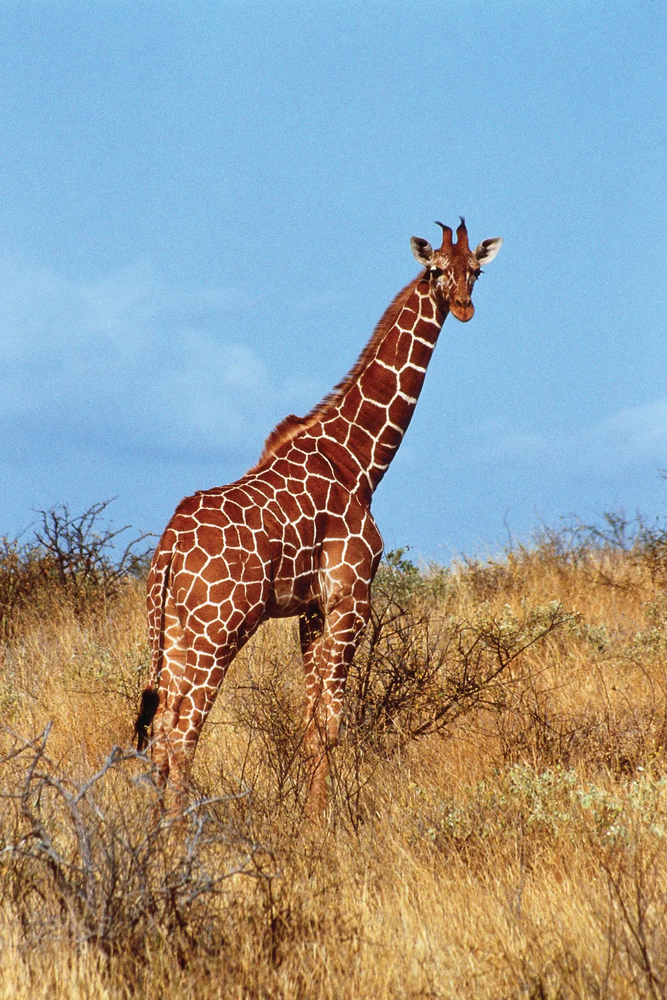
#> input picture images/giraffe-Kenya.png, 667 x 1000 px, shrunk from 1067 x 1600 before the run, found by its file name
$ jupyter execute --allow-errors hist_equalization.ipynb
#> lines starting #> are read from the running program, lines starting #| are printed output that depends on the picture
[cell 1]
import cv2
import numpy as np
import matplotlib.pyplot as plt

[cell 2]
image = cv2.imread("../images/giraffe-Kenya.png")
#> image is the input picture: shape (1000, 667, 3); mean B, G, R 152, 154.5, 150.9

if image is None:
    print("Issue with image loading.")
else:
    print("Image loaded successfully.")

[cell 3]
image_rgb = cv2.cvtColor(image, cv2.COLOR_BGR2RGB)
image_greyscale = cv2.cvtColor(image, cv2.COLOR_BGR2GRAY)
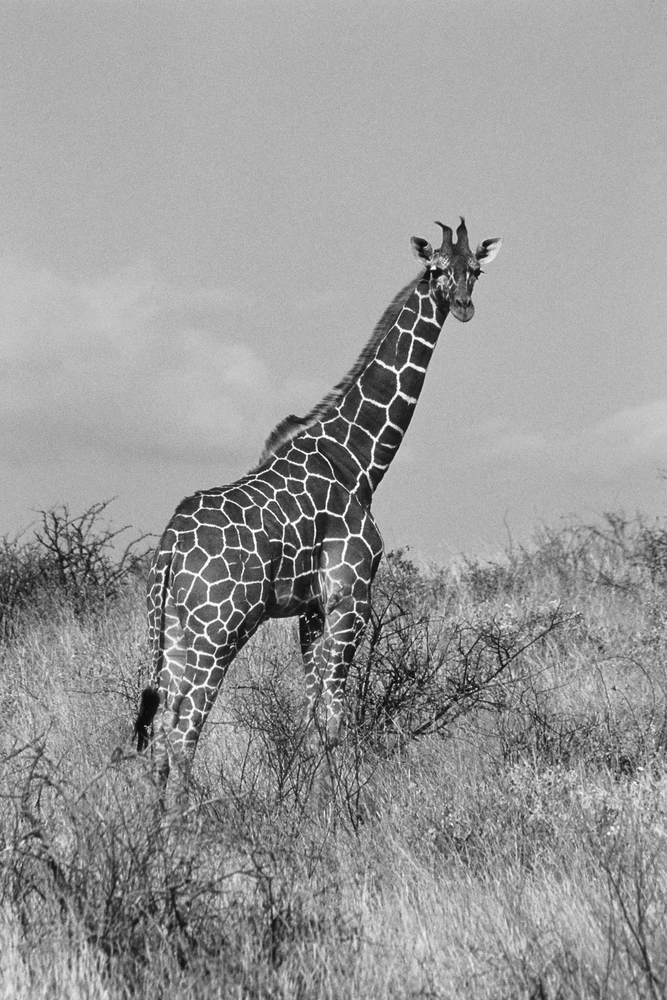
#> image_greyscale: shape (1000, 667); min 8, max 255, mean 153.2

[cell 4]
# Compute histogram of the original grayscale image
# .flatten() turns the 2D image into a 1D array of pixel intensities (0-255)
# np.histogram counts how many times each intensity occurs
hist, bins = np.histogram(image_greyscale.flatten(), 256, [0,256])
#> hist = 256 values, max 25982 at index 178, min 0 at index 0, mean 2605.5; bins = 257 values from 0 to 256

# Perform histogram equalization

equialised_image = cv2.equalizeHist(image_greyscale)
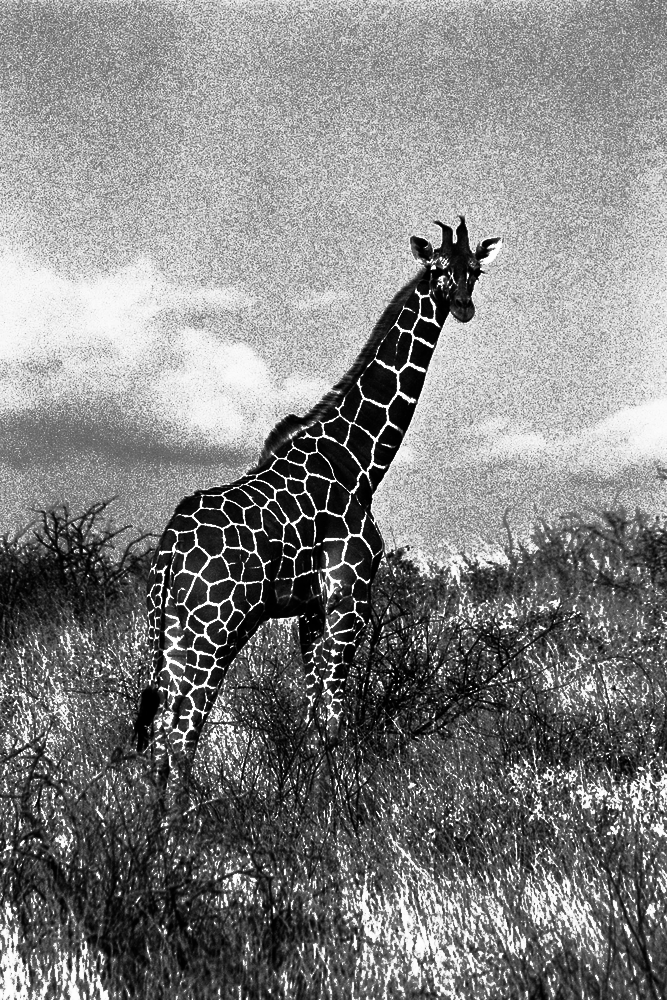
#> equialised_image: shape (1000, 667); min 0, max 255, mean 129.6

equalised_hist, bins = np.histogram(equialised_image.flatten(), 256, [0,256])
#> equalised_hist = 256 values, max 25982 at index 178, min 0 at index 60, mean 2605.5

# plot the results
plt.figure(figsize=(12,6))

plt.subplot(2,2,1)
plt.imshow(image_greyscale, cmap='grey')
plt.title('Original image')

plt.subplot(2,2,2)
plt.plot(hist, color='blue')
plt.title('Original image histogram')

plt.subplot(2,2,3)
plt.imshow(equialised_image, cmap='grey')
plt.title('Original image')

plt.subplot(2,2,4)
plt.plot(equalised_hist, color='green')
plt.title('Equalised image histogram')

plt.tight_layout()
plt.show()
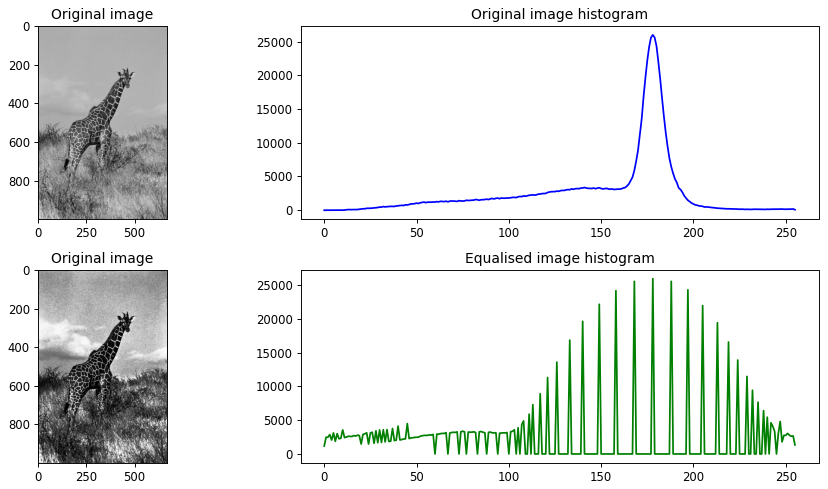
#> figure drawn by matplotlib, 4 panels; panel 2: curve peaks at x = 178, y = 25982; panel 4: curve peaks at x = 178, y = 25982

[cell 5]
# LAB
# Y U V

# for color image
# we cannot equalize color image directly, it might distort colors
# so we will equalize only the luminance channel that is why we need to convert to YUV
# Here Y -> luminance
# U -> blue component
# V -> Red component
# Green component is calculated using formula

[cell 6]
image_yuv = cv2.cvtColor(image, cv2.COLOR_BGR2YUV)
#> image_yuv: shape (1000, 667, 3); mean of channels 0, 1, 2 153.2, 127.5, 126

image_yuv[:,:,0] = cv2.equalizeHist(image_yuv[:, :, 0]) # [:, :, 0] -> [all rows, all cols, only y channel -> 0]
#> image_yuv: shape (1000, 667, 3); mean of channels 0, 1, 2 129.6, 127.5, 126

equalised_color_image = cv2.cvtColor(image_yuv, cv2.COLOR_YUV2BGR)
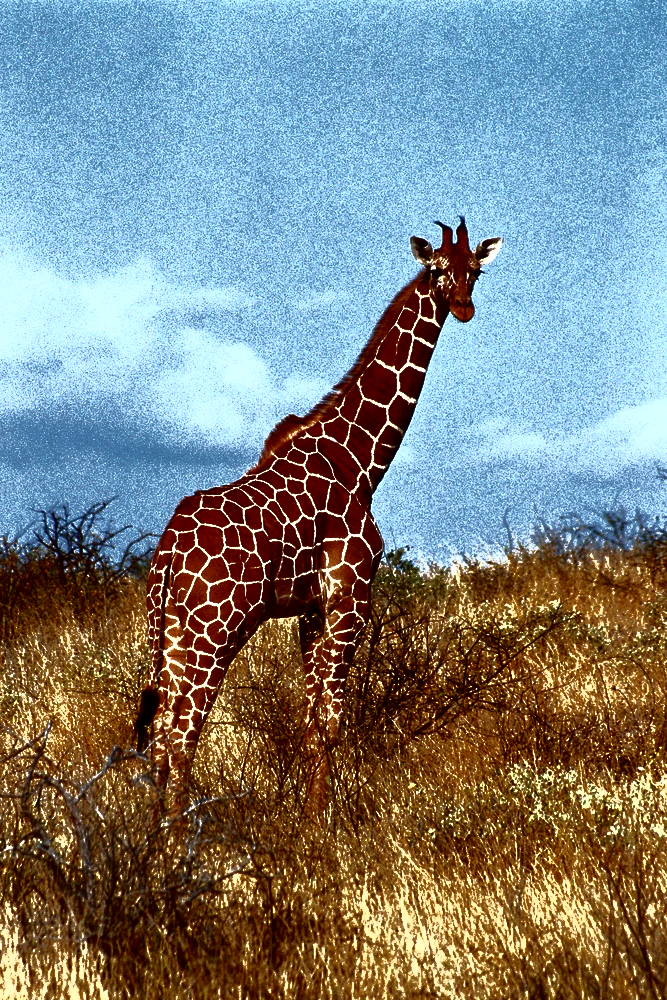
#> equalised_color_image: shape (1000, 667, 3); mean B, G, R 129.3, 131.4, 126.4

equalised_color_image_RGB = cv2.cvtColor(equalised_color_image, cv2.COLOR_BGR2RGB)

# plot the results
plt.figure(figsize=(12,8))

plt.subplot(1,2,1)
plt.imshow(image_rgb)
plt.title('Original image')

plt.subplot(1,2,2)
plt.imshow(equalised_color_image_RGB)
plt.title('Equalised rgb image')

plt.tight_layout()
plt.show()


'''
import cv2
import matplotlib.pyplot as plt

# Step 1: Load the color image (assumed to be in BGR format)
image = cv2.imread('image.jpg')  # Replace with your image path

# Step 2: Convert the image from BGR to YUV color space
# Y = brightness (luminance), U and V = color information (chrominance)
image_yuv = cv2.cvtColor(image, cv2.COLOR_BGR2YUV)

# Step 3: Apply histogram equalization to the Y channel only (brightness)
# This enhances contrast without changing color information
image_yuv[:, :, 0] = cv2.equalizeHist(image_yuv[:, :, 0])

# Step 4: Convert the equalized image back from YUV to BGR
# So that OpenCV can display or save it in its native format
equalised_color_image = cv2.cvtColor(image_yuv, cv2.COLOR_YUV2BGR)

# Step 5: (Optional) Convert BGR to RGB for correct display in matplotlib
equalised_color_image_RGB = cv2.cvtColor(equalised_color_image, cv2.COLOR_BGR2RGB)

# Step 6: Display original and equalized images side by side using matplotlib
plt.figure(figsize=(10, 5))

# Original Image (converted to RGB for matplotlib display)
plt.subplot(1, 2, 1)
plt.imshow(cv2.cvtColor(image, cv2.COLOR_BGR2RGB))
plt.title("Original Image")
plt.axis('off')

# Equalized Image
plt.subplot(1, 2, 2)
plt.imshow(equalised_color_image_RGB)
plt.title("Equalized Image (Y channel only)")
plt.axis('off')

plt.tight_layout()
plt.show()

'''

$ run again, with images/butterfly.jpg saved as images/giraffe-Kenya.png
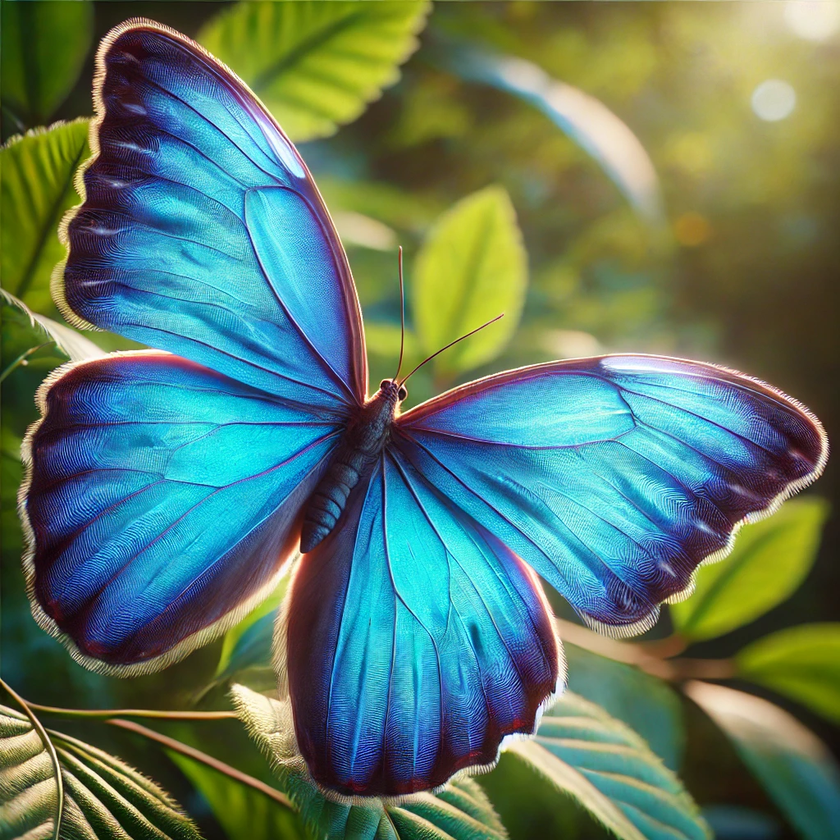
#> input picture images/butterfly.jpg, 840 x 840 px, shrunk from 1024 x 1024 before the run, found by its file name
#> image is the input picture: shape (840, 840, 3); mean B, G, R 102.9, 121.6, 93.2
#> hist = 256 values, max 4978 at index 34, min 0 at index 0, mean 2756.2; bins = 257 values from 0 to 256
#> `equialised_image = cv2.equalizeHist(image_greyscale)`:
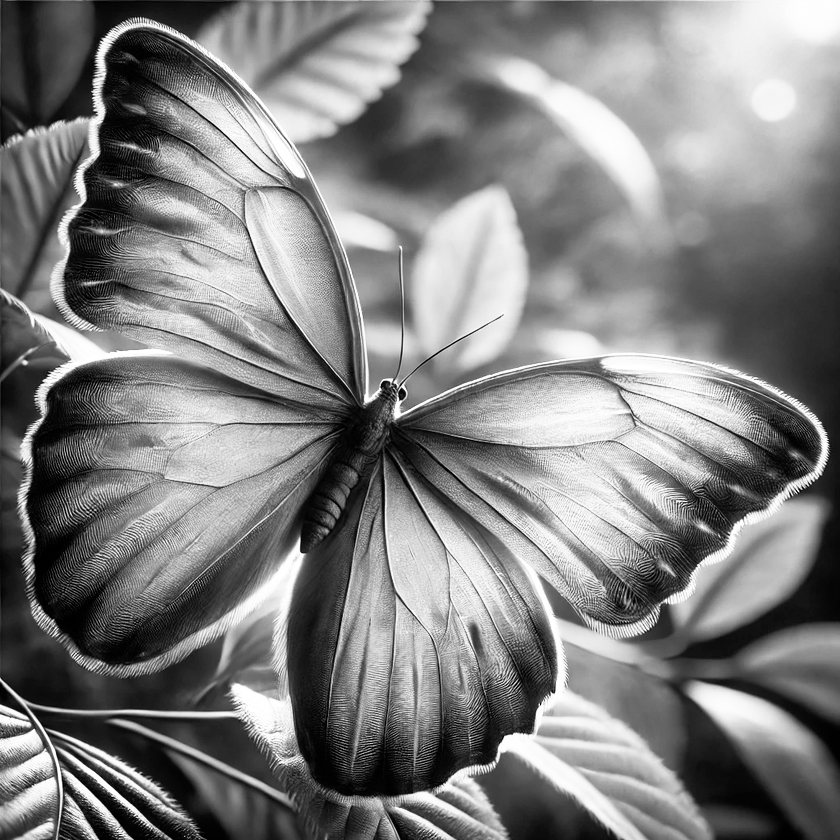
#> equialised_image: shape (840, 840); min 0, max 255, mean 128.1
#> equalised_hist = 256 values, max 4978 at index 18, min 0 at index 11, mean 2756.2
#> `equalised_color_image = cv2.cvtColor(image_yuv, cv2.COLOR_YUV2BGR)`:
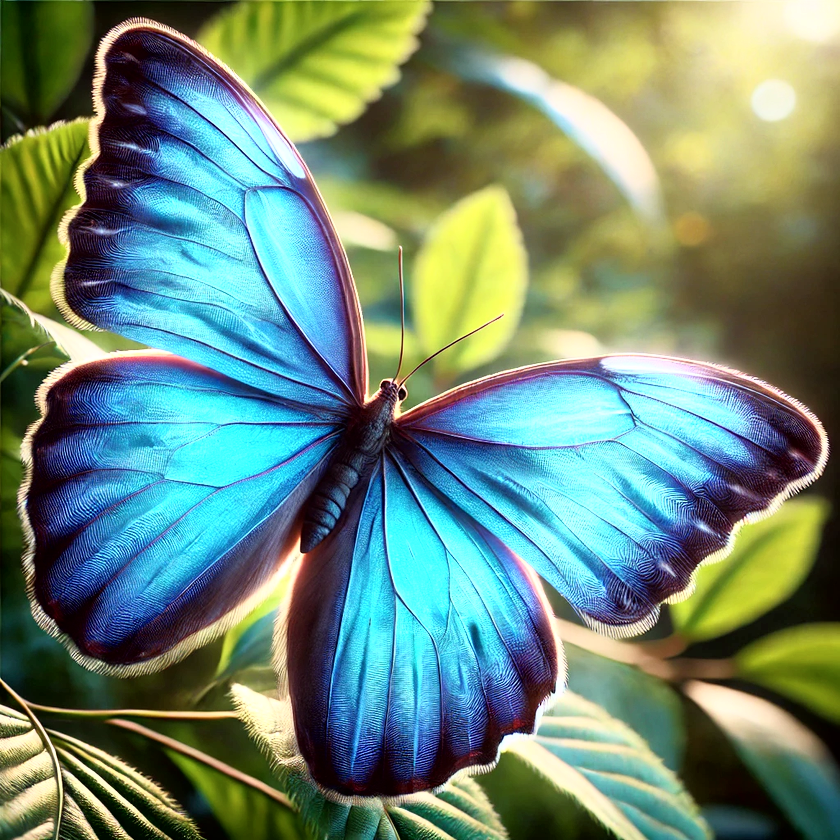
#> equalised_color_image: shape (840, 840, 3); mean B, G, R 118.1, 137.9, 110.1
